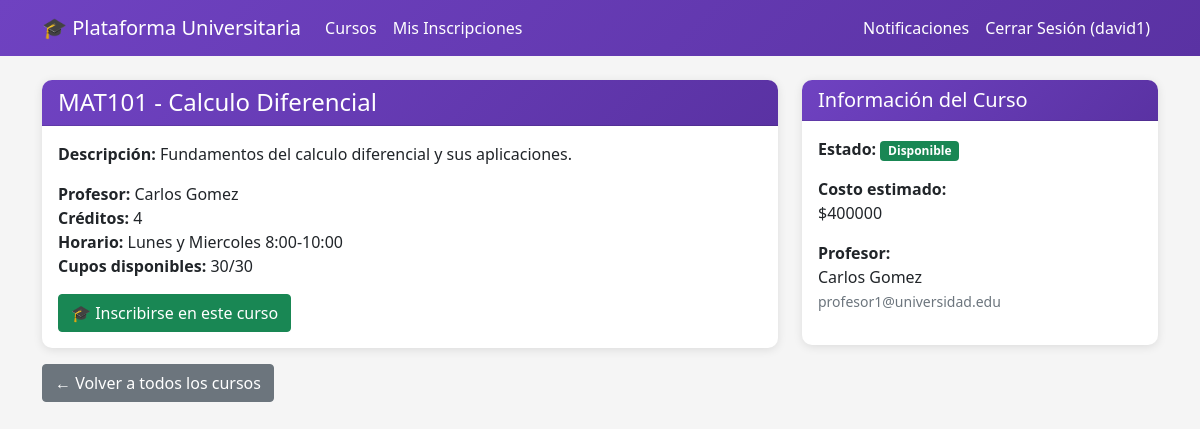
/courses/1/ (signed in), run on the app's committed database.
### core/models.py (models this page shows, shortened)
class Course(models.Model):
    code = models.CharField(max_length=20, unique=True)
    name = models.CharField(max_length=200)
    credits = models.IntegerField()
    professor = models.ForeignKey(User, on_delete=models.CASCADE, limit_choices_to={'profile__role': 'professor'})
    schedule = models.CharField(max_length=100)
    capacity = models.IntegerField()
    available_spots = models.IntegerField()
    description = models.TextField(blank=True)
    is_active = models.BooleanField(default=True)
    created_at = models.DateTimeField(auto_now_add=True)
    updated_at = models.DateTimeField(auto_now=True)

### core/views.py (the view)
# urls.py: path('courses/<int:course_id>/', views.course_detail, name='course_detail'),
@login_required
def course_detail(request, course_id):
    course = get_object_or_404(Course, id=course_id, is_active=True)
    is_enrolled = False
    enrollment = None
    if request.user.is_authenticated and hasattr(request.user, 'profile'):
        if request.user.profile.role == 'student':
            enrollment = Enrollment.objects.filter(
                student=request.user,
                course=course
            ).first()
            is_enrolled = enrollment is not None
    context = {
        'course': course,
        'is_enrolled': is_enrolled,
        'enrollment': enrollment,
    }
    return render(request, 'core/course_detail.html', context)

### core/views.py (called while the page is built)
@register.filter
def mul(value, arg):
    return float(value) * float(arg)

### core/templates/core/course_detail.html (shortened to what this page needs)
{% extends 'core/base.html' %}
{% block content %}
<div class="row">
    <div class="col-md-8">
        <div class="card">
            <div class="card-header">
                <h4 class="mb-0">{{ course.code }} - {{ course.name }}</h4>
            </div>
            <div class="card-body">
                <p><strong>Descripción:</strong> {{ course.description }}</p>
                <ul class="list-unstyled">
                    <li><strong>Profesor:</strong> {{ course.professor.get_full_name }}</li>
                    <li><strong>Créditos:</strong> {{ course.credits }}</li>
                    <li><strong>Horario:</strong> {{ course.schedule }}</li>
                    <li><strong>Cupos disponibles:</strong> {{ course.available_spots }}/{{ course.capacity }}</li>
                </ul>
                {% if user.is_authenticated and user.profile.role == 'student' %}
                    {% if is_enrolled and enrollment.status != 'cancelled' %}
                        <div class="alert alert-info">
                            ✅ Ya estás inscrito en este curso.
                            <a href="{% url 'my_enrollments' %}" class="alert-link">Ver mis inscripciones</a>
                        </div>
                    {% else %}
                        {% if course.available_spots > 0 %}
                            <form method="post" action="{% url 'enroll_course' course.id %}">
                                <button type="submit" class="btn btn-success">🎓 Inscribirse en este curso</button>
                            </form>
                        {% else %}
                            <div class="alert alert-warning">
                                ❌ No hay cupos disponibles para este curso.
                            </div>
                        {% endif %}
                    {% endif %}
                {% elif not user.is_authenticated %}
                    <div class="alert alert-warning">
                        🔒 <a href="{% url 'login' %}">Inicia sesión</a> para inscribirte en este curso.
                    </div>
                {% endif %}
            </div>
        </div>
    </div>
    <div class="col-md-4">
        <div class="card">
            <div class="card-header">
                <h5 class="mb-0">Información del Curso</h5>
            </div>
            <div class="card-body">
                <div class="mb-3">
                    <strong>Estado:</strong>
                    {% if course.available_spots > 0 %}
                        <span class="badge bg-success">Disponible</span>
                    {% else %}
                        <span class="badge bg-danger">Lleno</span>
                    {% endif %}
                </div>
                <div class="mb-3">
                    <strong>Costo estimado:</strong><br>
                    ${{ course.credits|mul:100000|floatformat:0 }}
                </div>
                <div class="mb-3">
                    <strong>Profesor:</strong><br>
                    {{ course.professor.get_full_name }}<br>
                    <small class="text-muted">{{ course.professor.email }}</small>
                </div>
            </div>
        </div>
    </div>
</div>
<div class="mt-3">
    <a href="{% url 'course_list' %}" class="btn btn-secondary">← Volver a todos los cursos</a>
</div>
{% endblock %}

### core/templates/core/base.html (shortened to what this page needs)
<!DOCTYPE html>
<html lang="es">
<head>
    <link href="https://cdn.jsdelivr.net/npm/bootstrap@5.1.3/dist/css/bootstrap.min.css" rel="stylesheet">
</head>
<body>
    <nav class="navbar navbar-expand-lg navbar-dark">
        <div class="container">
            <a class="navbar-brand" href="{% url 'home' %}">
                🎓 Plataforma Universitaria
            </a>
            <div class="collapse navbar-collapse" id="navbarNav">
                <ul class="navbar-nav me-auto">
                    {% if user.is_authenticated %}
                        <li class="nav-item">
                            <a class="nav-link" href="{% url 'course_list' %}">Cursos</a>
                        </li>
                        {% if user.profile.role == 'student' %}
                        <li class="nav-item">
                            <a class="nav-link" href="{% url 'my_enrollments' %}">Mis Inscripciones</a>
                        </li>
                        {% endif %}
                    {% endif %}
                </ul>
                <ul class="navbar-nav">
                    {% if user.is_authenticated %}
                        <li class="nav-item">
                            <a class="nav-link" href="{% url 'notifications' %}">Notificaciones</a>
                        </li>
                        <li class="nav-item">
                            <a class="nav-link" href="{% url 'logout' %}">Cerrar Sesión ({{ user.username }})</a>
                        </li>
                    {% endif %}
                </ul>
            </div>
        </div>
    </nav>
    <main class="container my-4">
        {% block content %}
        {% endblock %}
    </main>
</body>
</html>

### core/templates/core/base.html (style rules this page uses)
:root { --primary-color: #6f42c1; --primary-dark: #5a32a3; }
body { background-color: #f5f5f5; font-family: 'Segoe UI', Tahoma, Geneva, Verdana, sans-serif; }
.navbar { background: linear-gradient(135deg, var(--primary-color), var(--primary-dark)); }
.navbar-brand, .nav-link { color: white !important; }
.card { border: none; box-shadow: 0 2px 10px rgba(0,0,0,0.1); border-radius: 10px; }
.card-header { background: linear-gradient(135deg, var(--primary-color), var(--primary-dark)); color: white; border-radius: 10px 10px 0 0 !important; }

### data on the page
Course: code "MAT101", name "Calculo Diferencial", description "Fundamentos del calculo diferencial y sus aplicaciones.", professor.get_full_name "Carlos Gomez", credits "4", schedule "Lunes y Miercoles 8:00-10:00", available_spots "30", capacity "30", credits|mul "400000", professor.email "profesor1@universidad.edu"

### other printed values
{{ user.username }} "david1"
